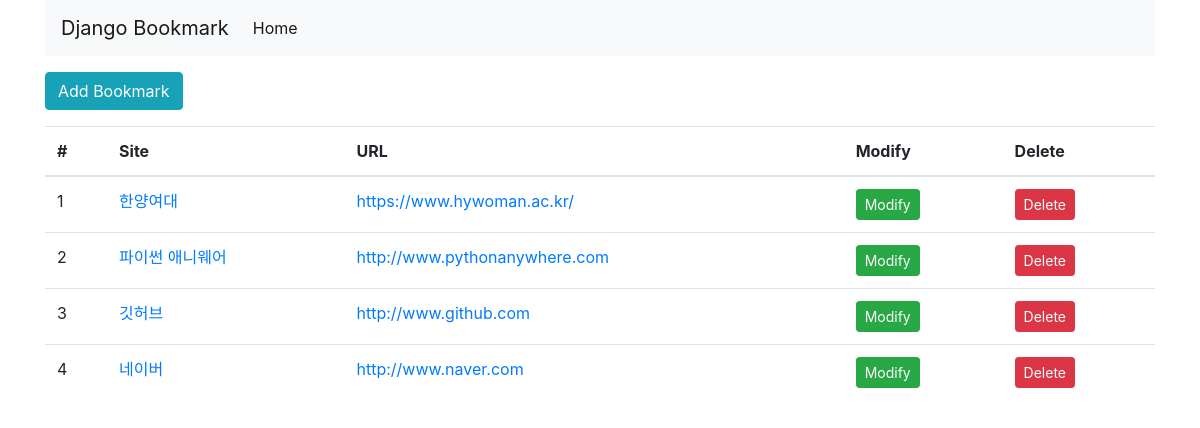
Before: /bookmark/ with the older database file.
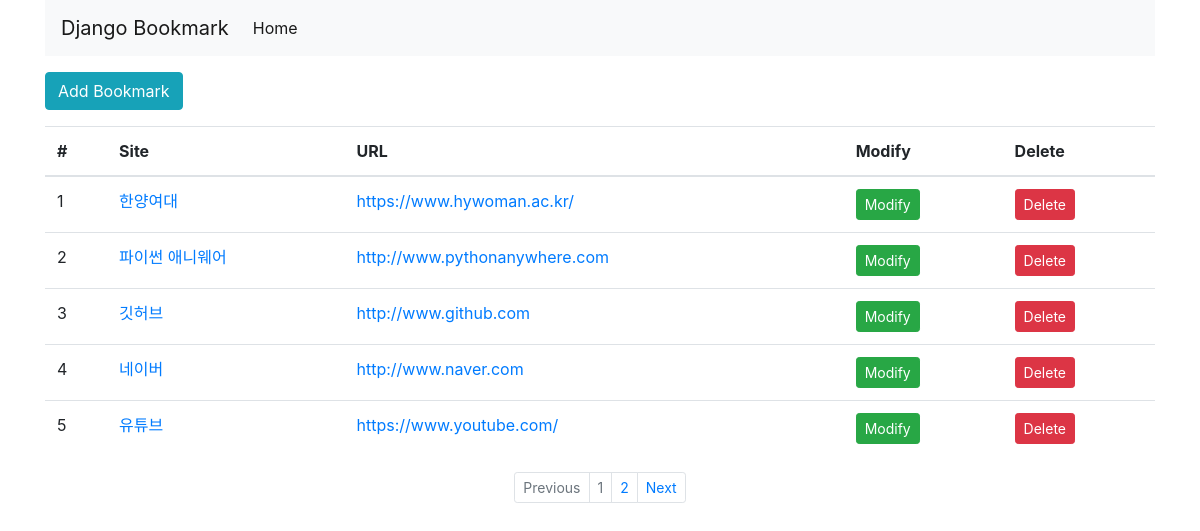
After: the same page with the newer database file.
### bookmark/models.py (models this page shows, shortened)
class Bookmark(models.Model):
    site_name = models.CharField(max_length=100)
    url = models.URLField('Site URL')

### bookmark/views.py (the view)
# urls.py: path('', BookmarkListView.as_view(), name='list'),
class BookmarkListView(ListView):
    model = Bookmark
    paginate_by = 5  # 페이징 기능

### bookmark/templates/bookmark/bookmark_list.html (shortened to what this page needs)
{% extends 'base.html' %}
{% block content %}
    <div class="btn-group">
        <a href="{% url 'add' %}" class="btn btn-info">Add Bookmark</a>
    </div>
    <table class="table">
        <thead>
            <tr>
                <th scope="col">#</th>
                <th scope="col">Site</th>
                <th scope="col">URL</th>
                <th scope="col">Modify</th>
                <th scope="col">Delete</th>
            </tr>
        </thead>
        <tbody>
            {% for bookmark in object_list %}
            <tr>
                <td>{{forloop.counter}}</td>
                <td><a href="{% url 'detail' bookmark.id %}">{{bookmark.site_name}}</a></td>
                <td><a href="{{bookmark.url}}" target="_blank">{{bookmark.url}}</a></td>
                <td><a href="{% url 'update' bookmark.id %}" class="btn btn-success btn-sm">Modify</a></td>
                <td><a href="{% url 'delete' bookmark.id %}" class="btn btn-danger btn-sm">Delete</a></td>
            </tr>
            {% endfor %}
        </tbody>
    </table>
{% endblock %}
{% block pagination %}
    {% if is_paginated %}
    <ul class="pagination justify-content-center pagination-sm">
        {% if page_obj.has_previous %}
            <li class="page-item">
              <a class="page-link" href="{% url 'list' %}?page={{ page_obj.previous_page_number }}" tabindex="-1">Previous</a>
            </li>
        {% else %}
            <li class="page-item disabled">
                <a class="page-link" href="#" tabindex="-1">Previous</a>
            </li>
        {% endif %}
        {% for object in page_obj.paginator.page_range %}
            <li class="page-item {% if page_obj.number == forloop.counter %}disabled{% endif %}">
                <a class="page-link" href="{{ request.path }}?page={{ forloop.counter }}">{{ forloop.counter }}</a>
            </li>
        {% endfor %}
        {% if page_obj.has_next %}
            <li class="page-item">
              <a class="page-link" href="{% url 'list' %}?page={{ page_obj.next_page_number }}">Next</a>
            </li>
        {% else %}
            <li class="page-item disabled">
                <a class="page-link" href="#">Next</a>
            </li>
        {% endif %}
    </ul>
    {% endif %}
{% endblock %}

### templates/base.html (shortened to what this page needs)
<!DOCTYPE html>
<html lang="en">
<head>
    <link rel="stylesheet" href="https://stackpath.bootstrapcdn.com/bootstrap/4.4.1/css/bootstrap.min.css">
    {% load static %}
    <link rel="stylesheet" href="{% static 'style.css' %}">
</head>
<body>
<div class="container">
    <nav class="navbar navbar-expand-lg navbar-light bg-light">
        <a class="navbar-brand" href="#">Django Bookmark</a>
        <div class="collapse navbar-collapse" id="navbarSupportedContent">
            <ul class="navbar-nav mr-auto">
                <li class="nav-item active">
                    <a class="nav-link" href="#">Home <span class="sr-only">(current)</span></a>
                </li>
            </ul>
        </div>
    </nav>
    <div class="row">
        <div class="col">
            {% block content %}
            {% endblock %}
            {% block pagination %}
            {% endblock %}
        </div>
    </div>
</div>
</body>
</html>

### static/style.css (style rules this page uses)
body { width:100%; }

Changed rows visible on the page:
added Bookmark: site_name "유튜브", url "https://www.youtube.com/"
Other visible differences:
text now shown: "Previous Next"
new list line: "1"
new list line: "2"
